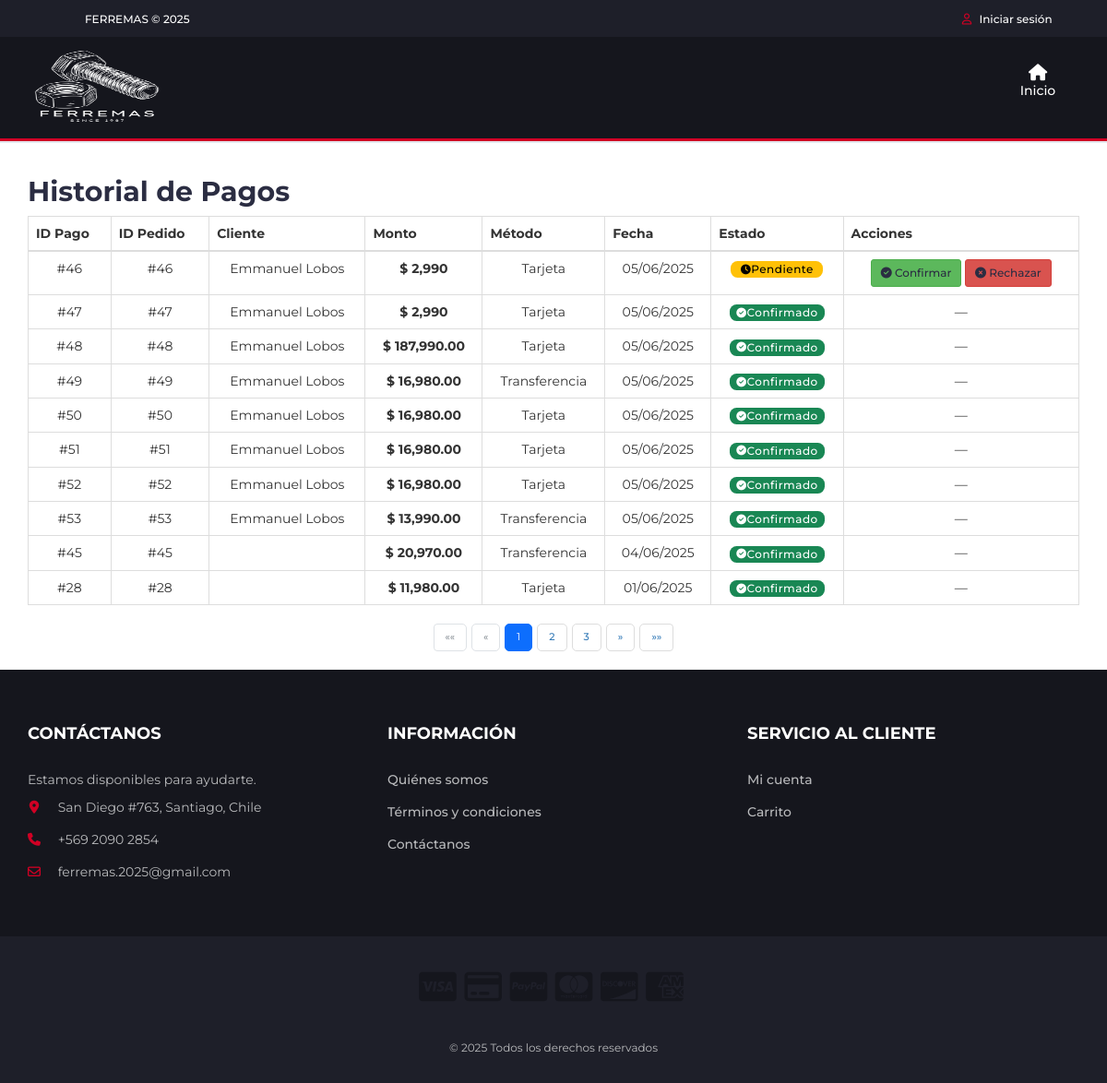
/contador/pagos/, run on the app's committed database.
### app/models.py (models this page shows, shortened)
class Pago(models.Model):
    estado_pago = models.CharField(max_length=50)
    fecha_pago = models.DateField(auto_now_add=True)
    tipo_pago = models.ForeignKey(TipoPago, on_delete=models.PROTECT, related_name='pagos')
    comprobante_transferencia = models.ImageField(
        upload_to='comprobantes/', null=True, blank=True
    )

class Pedido(models.Model):
    fecha = models.DateTimeField(auto_now_add=True)
    tipo_entrega = models.CharField(max_length=50)  # “Retiro en tienda” o “Despacho a domicilio”
    cliente = models.ForeignKey(Cliente, on_delete=models.CASCADE, related_name='pedidos')
    estado_pedido = models.ForeignKey(EstadoPedido, on_delete=models.PROTECT, related_name='pedidos')
    pago = models.ForeignKey(Pago, on_delete=models.PROTECT, related_name='pedidos')
    empleado = models.ForeignKey(Empleado, on_delete=models.PROTECT, related_name='pedidos')
    motivo_rechazo = models.TextField(blank=True, null=True)

class Cliente(models.Model):
    user = models.OneToOneField(User, on_delete=models.CASCADE, related_name='perfil_cliente')
    suscribir_noticias = models.BooleanField(default=False)
    telefono = models.CharField(max_length=20, blank=True)
    direccion = models.CharField(max_length=255, blank=True)
    fecha_registro = models.DateField(auto_now_add=True)

### app/views.py (the view)
# urls.py: path('contador/pagos/', views.pagos_contador, name='pagos_contador'),
def pagos_contador(request):
    pagos = Pago.objects.all().order_by('-fecha_pago')
    pagos_data = []
    for pago in pagos:
        pedido = pago.pedidos.first()
        if pedido:
            subtotal = sum(d.precio_unidad * d.cantidad for d in pedido.detalles.all())
            if pedido.tipo_entrega.lower().startswith('despacho'):
                total = subtotal + 2990
            else:
                total = subtotal
        else:
            total = 0
        pagos_data.append({
            'pago': pago,
            'pedido': pedido,
            'total': total,
        })
    paginator = Paginator(pagos_data, 10)
    page_number = request.GET.get('page')
    page_obj = paginator.get_page(page_number)
    return render(request, 'app/contador/pagos_contador.html', {
        'page_obj': page_obj,
        'pagos_data': page_obj.object_list  # Mantenemos ambos por compatibilidad
    })

### app/templates/app/contador/pagos_contador.html (shortened to what this page needs)
{% extends 'app/base.html' %}
{% load static %}
{% load humanize %}
{% block content %}
<div class="container mt-5" style="margin-top: 3%;">
  <h2 class="mb-4">Historial de Pagos</h2>
  <div class="card p-4">
    <div class="table-responsive">
      <table class="table table-bordered align-middle text-center">
        <thead>
          <tr>
            <th>ID Pago</th>
            <th>ID Pedido</th>
            <th>Cliente</th>
            <th>Monto</th>
            <th>Método</th>
            <th>Fecha</th>
            <th>Estado</th>
            <th>Acciones</th>
          </tr>
        </thead>
        <tbody>
          {% for item in page_obj.object_list %}
            {% with pago=item.pago pedido=item.pedido total=item.total %}
            <tr>
              <td>#{{ pago.id }}</td>
              <td>
                {% if pedido %}
                  #{{ pedido.id }}
                {% else %}
                  —
                {% endif %}
              </td>
              <td>
                {% if pedido %}
                  {{ pedido.cliente.user.get_full_name }}
                {% else %}
                  —
                {% endif %}
              </td>
              <td><strong>$ {{ total|intcomma }}</strong></td>
              <td>
                {% if pago.tipo_pago.tipo_pago == 'tarjeta' %}
                  <span class="method-tarjeta">Tarjeta</span>
                {% else %}
                  <span class="method-transferencia">Transferencia</span>
                {% endif %}
              </td>
              <td>{{ pago.fecha_pago|date:"d/m/Y" }}</td>
              <td>
                {% if pago.estado_pago == 'Pendiente' %}
                  <span class="badge bg-warning text-dark fs-6 p-2" style="background-color: #FFC107; color: #000 !important;">
                    <i class="fas fa-clock me-1"></i> Pendiente
                  </span>
                {% elif pago.estado_pago == 'Confirmado' %}
                  <span class="badge bg-success text-white fs-6 p-2" style="background-color: #198754;">
                    <i class="fas fa-check-circle me-1"></i> Confirmado
                  </span>
                {% else %}
                  <span class="badge bg-danger text-white fs-6 p-2" style="background-color: #DC3545;">
                    <i class="fas fa-times-circle me-1"></i> Rechazado
                  </span>
                {% endif %}
              </td>
              <td>
                {% if pago.estado_pago == 'Pendiente' %}
                  <a href="{% url 'confirmar_pago' pago.id %}" class="btn btn-success btn-sm me-1">
                    <i class="fa fa-check-circle"></i> Confirmar
                  </a>
                  <a href="{% url 'confirmar_pago' pago.id %}?rechazar=1" class="btn btn-danger btn-sm">
                    <i class="fa fa-times-circle"></i> Rechazar
                  </a>
                {% else %}
                  <em>—</em>
                {% endif %}
              </td>
            </tr>
            {% endwith %}
          {% empty %}
            <tr>
              <td colspan="8">No hay pagos registrados.</td>
            </tr>
          {% endfor %}
        </tbody>
      </table>
      {% if page_obj.paginator.num_pages > 1 %}
      <nav aria-label="Page navigation">
        <ul class="pagination">
          {% if page_obj.has_previous %}
            <li class="page-item">
              <a class="page-link" href="?page=1" aria-label="First">
                <span aria-hidden="true">&laquo;&laquo;</span>
              </a>
            </li>
            <li class="page-item">
              <a class="page-link" href="?page={{ page_obj.previous_page_number }}" aria-label="Previous">
                <span aria-hidden="true">&laquo;</span>
              </a>
            </li>
          {% else %}
            <li class="page-item disabled">
              <span class="page-link">&laquo;&laquo;</span>
            </li>
            <li class="page-item disabled">
              <span class="page-link">&laquo;</span>
            </li>
          {% endif %}
          {% for num in page_obj.paginator.page_range %}
            {% if page_obj.number == num %}
              <li class="page-item active">
                <span class="page-link">{{ num }}</span>
              </li>
            {% elif num > page_obj.number|add:'-3' and num < page_obj.number|add:'3' %}
              <li class="page-item">
                <a class="page-link" href="?page={{ num }}">{{ num }}</a>
              </li>
            {% endif %}
          {% endfor %}
          {% if page_obj.has_next %}
            <li class="page-item">
              <a class="page-link" href="?page={{ page_obj.next_page_number }}" aria-label="Next">
                <span aria-hidden="true">&raquo;</span>
              </a>
            </li>
            <li class="page-item">
              <a class="page-link" href="?page={{ page_obj.paginator.num_pages }}" aria-label="Last">
                <span aria-hidden="true">&raquo;&raquo;</span>
              </a>
            </li>
          {% endif %}
        </ul>
      </nav>
      {% endif %}
    </div>
  </div>
</div>
{% endblock %}

### app/static/app/css/style.css (style rules this page uses)
body { font-family: 'Montserrat', sans-serif; font-weight: 400; color: #333; }
h1, h2, h3, h4, h5, h6 { color: #2B2D42; font-weight: 700; margin: 0 0 10px; }
a { color: #2B2D42; font-weight: 500; -webkit-transition: 0.2s color; transition: 0.2s color; }
ul, ol { margin: 0; padding: 0; list-style: none }
.text-center a { color: #2B2D42; text-decoration: none; font-weight: 500; }

### app/templates/app/contador/pagos_contador.html (style rules this page uses)
.pagination { display: flex; justify-content: center; margin-top: 2rem; flex-wrap: wrap; }
.page-item { margin: 0 0.3rem; }
.page-link { color: #0d6efd; font-size: 1.1rem; padding: 0.5rem 1rem; border: 1px solid #dee2e6; border-radius: 0.5rem; transition: all 0.3s; }
.page-item.active .page-link { background-color: #0d6efd; border-color: #0d6efd; color: white; }
.page-item.disabled .page-link { color: #6c757d; pointer-events: none; background-color: #fff; border-color: #dee2e6; }
.badge { font-weight: 500; letter-spacing: 0.5px; transition: all 0.3s ease; border-radius: 0.75rem; min-width: 100px; display: inline-flex; align-items: center; justify-content: center; }
.badge i { font-size: 0.9em; }

### data on the page
Pago: pago.id "46", pedido.id "46", pedido.cliente.user.get_full_name "Emmanuel Lobos", total "2,990", shows "Tarjeta", pago.fecha_pago "05/06/2025", estado_pago "Pendiente" (drawn)
Pago: pago.id "47", pedido.id "47", pedido.cliente.user.get_full_name "Emmanuel Lobos", total "2,990", shows "Tarjeta", pago.fecha_pago "05/06/2025", estado_pago "Confirmado" (drawn)
Pago: pago.id "48", pedido.id "48", pedido.cliente.user.get_full_name "Emmanuel Lobos", total "187,990.00", shows "Tarjeta", pago.fecha_pago "05/06/2025", estado_pago "Confirmado" (drawn)
Pago: pago.id "49", pedido.id "49", pedido.cliente.user.get_full_name "Emmanuel Lobos", total "16,980.00", shows "Transferencia", pago.fecha_pago "05/06/2025", estado_pago "Confirmado" (drawn)
Pago: pago.id "50", pedido.id "50", pedido.cliente.user.get_full_name "Emmanuel Lobos", total "16,980.00", shows "Tarjeta", pago.fecha_pago "05/06/2025", estado_pago "Confirmado" (drawn)
Pago: pago.id "51", pedido.id "51", pedido.cliente.user.get_full_name "Emmanuel Lobos", total "16,980.00", shows "Tarjeta", pago.fecha_pago "05/06/2025", estado_pago "Confirmado" (drawn)
Pago: pago.id "52", pedido.id "52", pedido.cliente.user.get_full_name "Emmanuel Lobos", total "16,980.00", shows "Tarjeta", pago.fecha_pago "05/06/2025", estado_pago "Confirmado" (drawn)
Pago: pago.id "53", pedido.id "53", pedido.cliente.user.get_full_name "Emmanuel Lobos", total "13,990.00", shows "Transferencia", pago.fecha_pago "05/06/2025", estado_pago "Confirmado" (drawn)
Pago: pago.id "45", pedido.id "45", total "20,970.00", shows "Transferencia", pago.fecha_pago "04/06/2025", estado_pago "Confirmado" (drawn)
Pago: pago.id "28", pedido.id "28", total "11,980.00", shows "Tarjeta", pago.fecha_pago "01/06/2025", estado_pago "Confirmado" (drawn)

### other printed values
{{ num }} "1"
{{ num }} "2" "3"
